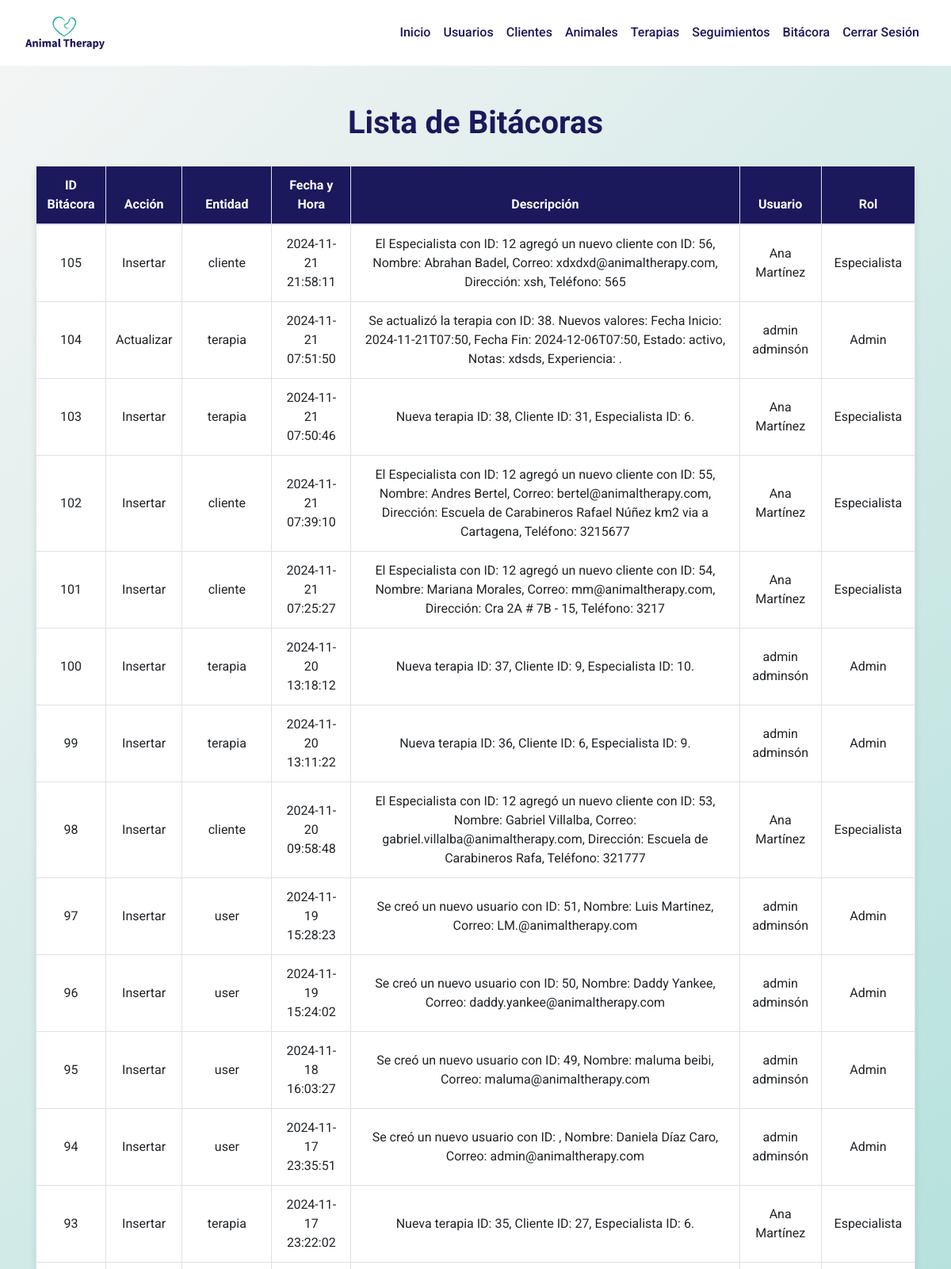
The app's page /panel_admin/secciones/bitacora/bitacora.php (signed in, upper part) with its own data.
### tables this page shows
CREATE TABLE `bitacora` (
  `bitacora_id` int NOT NULL AUTO_INCREMENT,
  `accion` varchar(255) NOT NULL,
  `entidad` varchar(255) DEFAULT NULL,
  `fecha_hora` datetime DEFAULT CURRENT_TIMESTAMP,
  `descripcion` varchar(255) DEFAULT NULL,
  `Admin_admin_id` int DEFAULT NULL,
  `Especialista_especialista_id` int DEFAULT NULL,
  PRIMARY KEY (`bitacora_id`),
  KEY `fk_Bitacora_Admin1_idx` (`Admin_admin_id`),
  KEY `fk_Bitacora_Especialista1_idx` (`Especialista_especialista_id`),
  CONSTRAINT `fk_Bitacora_Admin1` FOREIGN KEY (`Admin_admin_id`) REFERENCES `admin` (`admin_id`) ON DELETE CASCADE ON UPDATE CASCADE,
  CONSTRAINT `fk_Bitacora_Especialista1` FOREIGN KEY (`Especialista_especialista_id`) REFERENCES `especialista` (`especialista_id`) ON DELETE CASCADE ON UPDATE CASCADE
);

CREATE TABLE `user` (
  `usuario_id` int NOT NULL AUTO_INCREMENT,
  `nombre` varchar(255) NOT NULL,
  `apellido` varchar(255) NOT NULL,
  `correo` varchar(255) NOT NULL,
  `contrasena` varchar(255) NOT NULL,
  PRIMARY KEY (`usuario_id`),
  UNIQUE KEY `correo` (`correo`)
);

### panel_admin/secciones/bitacora/bitacora.php (the view, shortened to what this page needs)
<?php
include('../../conexion.php');
$query_bitacoras = "
    SELECT b.bitacora_id, b.accion, b.entidad, b.fecha_hora, b.descripcion,
           u.nombre AS nombre_usuario, u.apellido AS apellido_usuario,
           CASE
               WHEN b.Admin_admin_id IS NOT NULL THEN 'Admin'
               WHEN b.Especialista_especialista_id IS NOT NULL THEN 'Especialista'
               ELSE 'Desconocido'
           END AS rol_usuario
    FROM bitacora b
    LEFT JOIN admin a ON b.Admin_admin_id = a.admin_id
    LEFT JOIN especialista e ON b.Especialista_especialista_id = e.especialista_id
    LEFT JOIN user u ON (a.User_usuario_id = u.usuario_id OR e.User_usuario_id = u.usuario_id)
    ORDER BY b.fecha_hora DESC
";
$result_bitacoras = mysqli_query($con, $query_bitacoras);
?>
<!DOCTYPE html>
<html lang="es">
<head>
    <link rel="stylesheet" href="https://maxcdn.bootstrapcdn.com/bootstrap/4.5.2/css/bootstrap.min.css">
</head>
<body>
    <nav class="navbar navbar-expand-lg navbar-light">
        <a class="navbar-brand" href="../../index1.php">
            <img src="logoat.jpg" alt="Logo">
        </a>
        <div class="collapse navbar-collapse" id="navbarNav">
            <ul class="navbar-nav ml-auto">
                <li class="nav-item"><a class="nav-link" href="../../index1.php">Inicio</a></li>
                <li class="nav-item"><a class="nav-link" href="../../secciones/user/user.php">Usuarios</a></li>
                <li class="nav-item"><a class="nav-link" href="../../secciones/cliente/cliente.php">Clientes</a></li>
                <li class="nav-item"><a class="nav-link" href="../../secciones/animal/animal.php">Animales</a></li>
                <li class="nav-item"><a class="nav-link" href="../../secciones/terapia/terapia.php">Terapias</a></li>
                <li class="nav-item"><a class="nav-link" href="../../secciones/seguimiento/seguimiento.php">Seguimientos</a></li>
                <li class="nav-item"><a class="nav-link" href="../../secciones/bitacora/bitacora.php">Bitácora</a></li>
                <li class="nav-item"><a class="nav-link" href="../../logout.php">Cerrar Sesión</a></li>
            </ul>
        </div>
    </nav>
    <div class="container mt-5">
        <h1 class="text-center">Lista de Bitácoras</h1>
        <table class="table table-bordered">
            <thead>
                <tr>
                    <th>ID Bitácora</th>
                    <th>Acción</th>
                    <th>Entidad</th>
                    <th>Fecha y Hora</th>
                    <th>Descripción</th>
                    <th>Usuario</th>
                    <th>Rol</th>
                </tr>
            </thead>
            <tbody>
                <?php while ($row_bitacora = mysqli_fetch_assoc($result_bitacoras)): ?>
                    <tr>
                        <td><?php echo $row_bitacora['bitacora_id']; ?></td>
                        <td><?php echo $row_bitacora['accion']; ?></td>
                        <td><?php echo $row_bitacora['entidad']; ?></td>
                        <td><?php echo $row_bitacora['fecha_hora']; ?></td>
                        <td><?php echo $row_bitacora['descripcion']; ?></td>
                        <td><?php echo $row_bitacora['nombre_usuario'] . ' ' . $row_bitacora['apellido_usuario']; ?></td>
                        <td><?php echo $row_bitacora['rol_usuario']; ?></td>
                    </tr>
                <?php endwhile; ?>
            </tbody>
        </table>
    </div>
</body>
</html>

### panel_admin/secciones/bitacora/bitacora.php (style rules this page uses)
body { background: linear-gradient(135deg, whitesmoke, #17b09e); font-family: 'Roboto', sans-serif; color: #333; }
.navbar { background-color: white; padding: 1rem 2rem; }
.navbar-brand img { width: 100px; }
.navbar-nav .nav-link { color: #1b185c !important; font-weight: 500; padding: 0.5rem 1.5rem; transition: color 0.3s, background-color 0.3s; border-radius: 8px; }
.container { margin-top: 40px; }
h1 { font-size: 2.5rem; font-weight: bold; color: #1b185c; text-align: center; margin-bottom: 30px; }
.table { background-color: white; border-radius: 8px; box-shadow: 0 4px 8px rgba(0, 0, 0, 0.1); }
.table th { background-color: #1b185c; color: white; font-weight: bold; }
.table td, .table th { text-align: center; vertical-align: middle; }
.table tbody tr { background-color: white; }

### records on screen
bitacora: bitacora_id "105", accion "Insertar", entidad "cliente", fecha_hora "2024-11-21 21:58:11", descripcion "El Especialista con ID: 12 agregó un nuevo cliente con ID: 56, Nombre: Abrahan Badel, Correo: xdxdxd@animaltherapy.com, Dirección: xsh, Teléfono: 565", user.nombre "Ana", user.apellido "Martínez", rol_usuario "Especialista"
bitacora: bitacora_id "104", accion "Actualizar", entidad "terapia", fecha_hora "2024-11-21 07:51:50", descripcion "Se actualizó la terapia con ID: 38. Nuevos valores: Fecha Inicio: 2024-11-21T07:50, Fecha Fin: 2024-12-06T07:50, Estado: activo, Notas: xdsds, Experiencia: .", user.nombre "admin", user.apellido "adminsón", rol_usuario "Admin"
bitacora: bitacora_id "103", accion "Insertar", entidad "terapia", fecha_hora "2024-11-21 07:50:46", descripcion "Nueva terapia ID: 38, Cliente ID: 31, Especialista ID: 6.", user.nombre "Ana", user.apellido "Martínez", rol_usuario "Especialista"
bitacora: bitacora_id "102", accion "Insertar", entidad "cliente", fecha_hora "2024-11-21 07:39:10", descripcion "El Especialista con ID: 12 agregó un nuevo cliente con ID: 55, Nombre: Andres Bertel, Correo: bertel@animaltherapy.com, Dirección: Escuela de Carabineros Rafael Núñez km2 via a Cartagena, Teléfono: 3215677", user.nombre "Ana", user.apellido "Martínez", rol_usuario "Especialista"
bitacora: bitacora_id "101", accion "Insertar", entidad "cliente", fecha_hora "2024-11-21 07:25:27", descripcion "El Especialista con ID: 12 agregó un nuevo cliente con ID: 54, Nombre: Mariana Morales, Correo: mm@animaltherapy.com, Dirección: Cra 2A # 7B - 15, Teléfono: 3217", user.nombre "Ana", user.apellido "Martínez", rol_usuario "Especialista"
bitacora: bitacora_id "100", accion "Insertar", entidad "terapia", fecha_hora "2024-11-20 13:18:12", descripcion "Nueva terapia ID: 37, Cliente ID: 9, Especialista ID: 10.", user.nombre "admin", user.apellido "adminsón", rol_usuario "Admin"
bitacora: bitacora_id "99", accion "Insertar", entidad "terapia", fecha_hora "2024-11-20 13:11:22", descripcion "Nueva terapia ID: 36, Cliente ID: 6, Especialista ID: 9.", user.nombre "admin", user.apellido "adminsón", rol_usuario "Admin"
bitacora: bitacora_id "98", accion "Insertar", entidad "cliente", fecha_hora "2024-11-20 09:58:48", descripcion "El Especialista con ID: 12 agregó un nuevo cliente con ID: 53, Nombre: Gabriel Villalba, Correo: gabriel.villalba@animaltherapy.com, Dirección: Escuela de Carabineros Rafa, Teléfono: 321777", user.nombre "Ana", user.apellido "Martínez", rol_usuario "Especialista"
bitacora: bitacora_id "97", accion "Insertar", entidad "user", fecha_hora "2024-11-19 15:28:23", descripcion "Se creó un nuevo usuario con ID: 51, Nombre: Luis Martinez, Correo: LM.@animaltherapy.com", user.nombre "admin", user.apellido "adminsón", rol_usuario "Admin"
bitacora: bitacora_id "96", accion "Insertar", entidad "user", fecha_hora "2024-11-19 15:24:02", descripcion "Se creó un nuevo usuario con ID: 50, Nombre: Daddy Yankee, Correo: daddy.yankee@animaltherapy.com", user.nombre "admin", user.apellido "adminsón", rol_usuario "Admin"
bitacora: bitacora_id "95", accion "Insertar", entidad "user", fecha_hora "2024-11-18 16:03:27", descripcion "Se creó un nuevo usuario con ID: 49, Nombre: maluma beibi, Correo: maluma@animaltherapy.com", user.nombre "admin", user.apellido "adminsón", rol_usuario "Admin"
bitacora: bitacora_id "94", accion "Insertar", entidad "user", fecha_hora "2024-11-17 23:35:51", descripcion "Se creó un nuevo usuario con ID: , Nombre: Daniela Díaz Caro, Correo: admin@animaltherapy.com", user.nombre "admin", user.apellido "adminsón", rol_usuario "Admin"
bitacora: bitacora_id "93", accion "Insertar", entidad "terapia", fecha_hora "2024-11-17 23:22:02", descripcion "Nueva terapia ID: 35, Cliente ID: 27, Especialista ID: 6.", user.nombre "Ana", user.apellido "Martínez", rol_usuario "Especialista"
